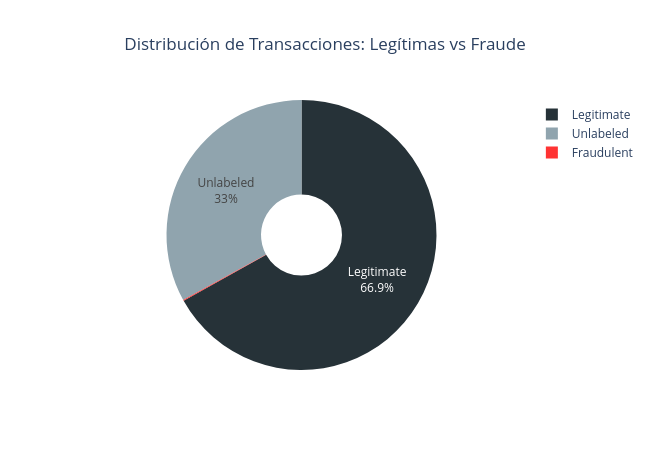

The cell this chart's notebook holds for it:
### Code cell
fraud_perc_pd = fraud_perc.toPandas()

fraud_perc_fig = px.pie(
    fraud_perc_pd ,
    values='Total', 
    names='target', 
    title= 'Distribución de Transacciones: Legítimas vs Fraude',
    color='target',
    color_discrete_map={'Legitimate': '#263238', 'Fraudulent': '#FF3333', 'Unlabeled': '#90A4AE'},
    hole=0.3
    )
fraud_perc_fig.update_traces(
    textposition='inside', 
    textinfo='percent+label',
    )
fraud_perc_fig.update_layout(width=650, height=450, title_x=0.5, autosize=False)

fraud_perc_fig.show()

### Figure 1 — Plotly figure (JSON) as saved in the notebook; plotly's stock layout.template omitted (floating-point values rounded to 4 significant figures)
{"data": [{"customdata": [["Unlabeled"], ["Fraudulent"], ["Legitimate"]], "domain": {"x": [0, 1], "y": [0, 1]}, "hole": 0.3, "hovertemplate": "target=%{customdata[0]}<br>Total=%{value}<extra></extra>", "labels": ["Unlabeled", "Fraudulent", "Legitimate"], "legendgroup": "", "marker": {"colors": ["#90A4AE", "#FF3333", "#263238"]}, "name": "", "showlegend": true, "textinfo": "percent+label", "textposition": "inside", "type": "pie", "values": [4390952, 13332, 8901631]}], "layout": {"autosize": false, "height": 450, "legend": {"tracegroupgap": 0}, "title": {"text": "Distribución de Transacciones: Legítimas vs Fraude", "x": 0.5}, "width": 650}}
